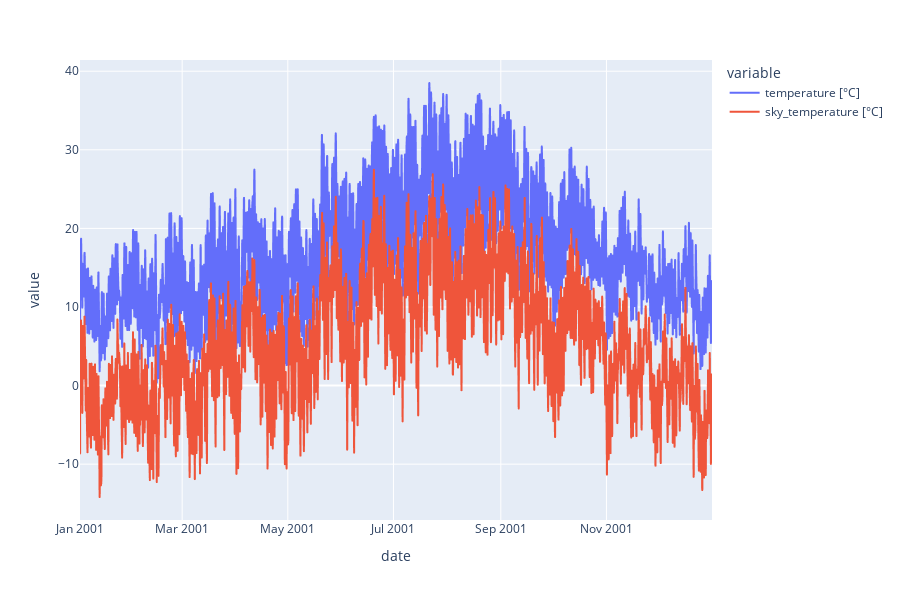

This figure's notebook cell:
### Code cell
import plotly.express as px

fig = px.line(datos,x='date',y=['temperature [°C]', "sky_temperature [°C]"],height=600)
fig.show()

### Figure 1 — Plotly figure (JSON) as saved in the notebook; plotly's stock layout.template omitted (floating-point values rounded to 4 significant figures; data arrays with more than 128 entries replaced by an {"elided": "..."} marker saying what was removed)
{"data": [{"hovertemplate": "variable=temperature [°C]<br>date=%{x}<br>value=%{y}<extra></extra>", "legendgroup": "temperature [°C]", "line": {"color": "#636efa", "dash": "solid"}, "marker": {"symbol": "circle"}, "mode": "lines", "name": "temperature [°C]", "showlegend": true, "type": "scattergl", "x": {"elided": "8760 str values"}, "xaxis": "x", "y": {"elided": "8760 float values"}, "yaxis": "y"}, {"hovertemplate": "variable=sky_temperature [°C]<br>date=%{x}<br>value=%{y}<extra></extra>", "legendgroup": "sky_temperature [°C]", "line": {"color": "#EF553B", "dash": "solid"}, "marker": {"symbol": "circle"}, "mode": "lines", "name": "sky_temperature [°C]", "showlegend": true, "type": "scattergl", "x": {"elided": "8760 str values"}, "xaxis": "x", "y": {"elided": "8760 float values"}, "yaxis": "y"}], "layout": {"height": 600, "legend": {"title": {"text": "variable"}, "tracegroupgap": 0}, "margin": {"t": 60}, "xaxis": {"anchor": "y", "domain": [0, 1], "title": {"text": "date"}}, "yaxis": {"anchor": "x", "domain": [0, 1], "title": {"text": "value"}}}}
